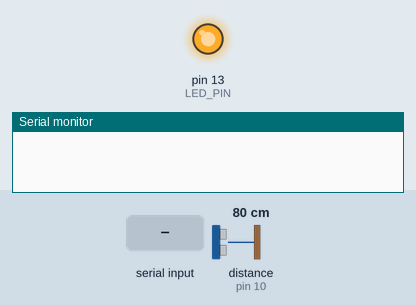
The sketch below on a simulated Arduino Uno, built with avr-gcc and run on an emulated ATmega328P. Shown: output pins drawn as LEDs (lit = HIGH), the last lines printed to the serial monitor. Wiring (inferred from the names in the program): ultrasonic range finder: trigger pin 9; echo pin 10. Dashed ring = blinking. The inputs (shaded band) are chosen by the test bench; at power-on: distance to the obstacle (sensor on pin 10) 80 cm. The echo pulse lasts 58.3 µs per cm; pins used as bus, display or sensor lines are not drawn.

Above: at 0.1 s.
At 1.1 s:
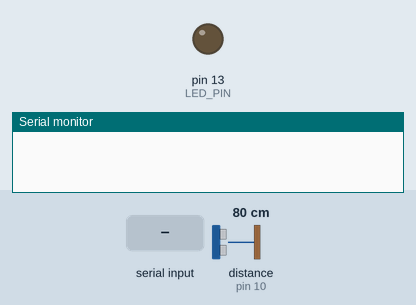
2.5 s: distance to the obstacle (sensor on pin 10) set to 2 cm
8.5 s: distance to the obstacle (sensor on pin 10) set to 4 cm
At 9.5 s:
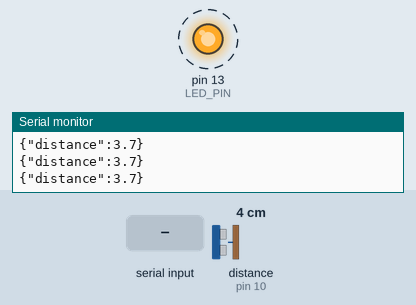
14.5 s: "test\n" received over Serial
Timing chart, 0 to 18.5 s (numbered marks = the images above; inputs shaded):
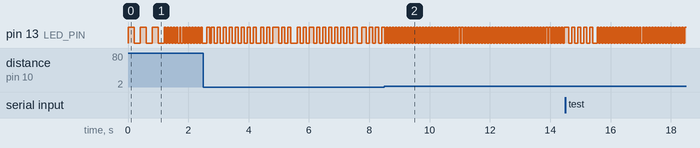

Measured:
- after the input at 8.5 s, pin 13 (LED_PIN): alternates HIGH for 0.05 s and LOW for 0.05 s, starting after 0.06 s

The sketch:

proximity_sensor.ino
```cpp
/*
 * Arduino Proximity Sensor for Music-IO
 *
 * This code reads data from an HC-SR04 ultrasonic proximity sensor
 * and sends the distance measurements to the computer via serial port.
 *
 * Hardware Setup:
 * - HC-SR04 VCC -> Arduino 5V
 * - HC-SR04 GND -> Arduino GND
 * - HC-SR04 TRIG -> Arduino Pin 9
 * - HC-SR04 ECHO -> Arduino Pin 10
 *
 * The sensor measures distances from 2cm to 400cm
 * Data is sent as JSON: {"distance": 25.5}
 */

// Pin definitions
const int TRIG_PIN = 9;
const int ECHO_PIN = 10;
const int LED_PIN = 13;  // Built-in LED for status indication

// Configuration
const int MEASUREMENT_INTERVAL = 50;  // Milliseconds between measurements
const int MAX_DISTANCE = 400;         // Maximum distance in cm
const int MIN_DISTANCE = 2;           // Minimum distance in cm
const int SMOOTHING_SAMPLES = 3;      // Number of samples for smoothing

// Variables
float distanceBuffer[SMOOTHING_SAMPLES];
int bufferIndex = 0;
unsigned long lastMeasurement = 0;
bool ledState = false;

void setup() {
  // Initialize serial communication
  Serial.begin(9600);

  // Initialize pins
  pinMode(TRIG_PIN, OUTPUT);
  pinMode(ECHO_PIN, INPUT);
  pinMode(LED_PIN, OUTPUT);

  // Initialize distance buffer
  for (int i = 0; i < SMOOTHING_SAMPLES; i++) {
    distanceBuffer[i] = 0;
  }

  // Startup indication
  blinkLED(3, 200);

  // Send ready message
  Serial.println("{\"status\":\"ready\"}");
}

void loop() {
  unsigned long currentTime = millis();

  // Check if it's time for a new measurement
  if (currentTime - lastMeasurement >= MEASUREMENT_INTERVAL) {
    lastMeasurement = currentTime;

    // Measure distance
    float distance = measureDistance();

    // Validate and smooth the measurement
    if (distance >= MIN_DISTANCE && distance <= MAX_DISTANCE) {
      // Add to buffer for smoothing
      distanceBuffer[bufferIndex] = distance;
      bufferIndex = (bufferIndex + 1) % SMOOTHING_SAMPLES;

      // Calculate smoothed distance
      float smoothedDistance = getSmoothedDistance();

      // Send data to computer
      sendDistance(smoothedDistance);

      // Blink LED to show activity
      toggleLED();
    }
  }

  // Check for incoming commands (for future use)
  if (Serial.available() > 0) {
    String command = Serial.readStringUntil('\n');
    handleCommand(command);
  }
}

/**
 * Measure distance using HC-SR04 sensor
 * Returns distance in centimeters
 */
float measureDistance() {
  // Clear the trigger pin
  digitalWrite(TRIG_PIN, LOW);
  delayMicroseconds(2);

  // Send 10 microsecond pulse to trigger
  digitalWrite(TRIG_PIN, HIGH);
  delayMicroseconds(10);
  digitalWrite(TRIG_PIN, LOW);

  // Read the echo pin
  // pulseIn returns the duration in microseconds
  long duration = pulseIn(ECHO_PIN, HIGH, 30000);  // 30ms timeout

  // Calculate distance
  // Speed of sound is 343 m/s or 0.0343 cm/microsecond
  // Distance = (duration * speed) / 2 (divide by 2 for round trip)
  float distance = (duration * 0.0343) / 2.0;

  // Return 0 if timeout or invalid reading
  if (duration == 0 || distance > MAX_DISTANCE) {
    return 0;
  }

  return distance;
}

/**
 * Calculate smoothed distance using moving average
 */
float getSmoothedDistance() {
  float sum = 0;
  int validSamples = 0;

  for (int i = 0; i < SMOOTHING_SAMPLES; i++) {
    if (distanceBuffer[i] > 0) {
      sum += distanceBuffer[i];
      validSamples++;
    }
  }

  if (validSamples > 0) {
    return sum / validSamples;
  }

  return 0;
}

/**
 * Send distance data to computer via serial
 * Format: JSON {"distance": 25.5}
 */
void sendDistance(float distance) {
  Serial.print("{\"distance\":");
  Serial.print(distance, 1);  // 1 decimal place
  Serial.println("}");
}

/**
 * Toggle LED state
 */
void toggleLED() {
  ledState = !ledState;
  digitalWrite(LED_PIN, ledState ? HIGH : LOW);
}

/**
 * Blink LED for visual feedback
 */
void blinkLED(int times, int delayMs) {
  for (int i = 0; i < times; i++) {
    digitalWrite(LED_PIN, HIGH);
    delay(delayMs);
    digitalWrite(LED_PIN, LOW);
    delay(delayMs);
  }
}

/**
 * Handle incoming commands from computer
 * For future expansion (calibration, configuration, etc.)
 */
void handleCommand(String command) {
  command.trim();

  if (command == "ping") {
    Serial.println("{\"response\":\"pong\"}");
  }
  else if (command == "status") {
    Serial.print("{\"status\":\"running\",\"interval\":");
    Serial.print(MEASUREMENT_INTERVAL);
    Serial.println("}");
  }
  else if (command == "test") {
    blinkLED(5, 100);
    Serial.println("{\"response\":\"test_complete\"}");
  }
  else {
    Serial.print("{\"error\":\"unknown_command\",\"command\":\"");
    Serial.print(command);
    Serial.println("\"}");
  }
}
```
